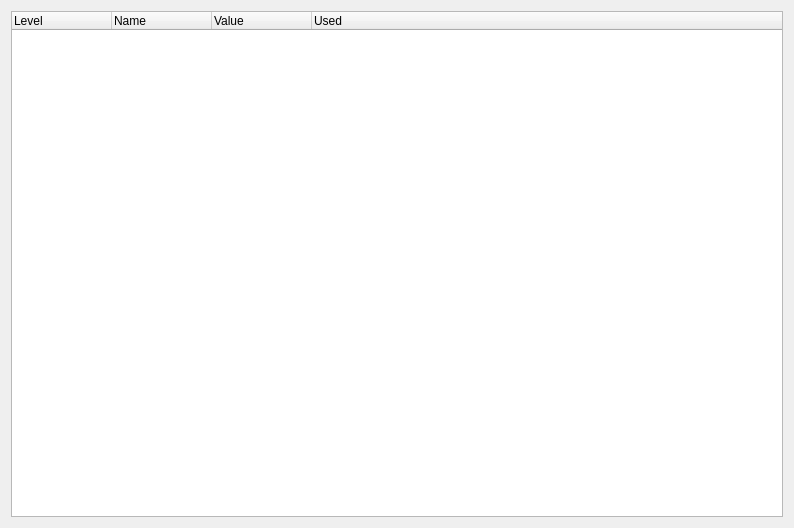
<?xml version="1.0" encoding="UTF-8"?>
<ui version="4.0">
 <class>SeerStackArgumentsBrowserWidgetForm</class>
 <widget class="QWidget" name="SeerStackArgumentsBrowserWidgetForm">
  <property name="geometry">
   <rect>
    <x>0</x>
    <y>0</y>
    <width>794</width>
    <height>528</height>
   </rect>
  </property>
  <property name="windowTitle">
   <string>Form</string>
  </property>
  <layout class="QGridLayout" name="gridLayout">
   <item row="0" column="0" colspan="2">
    <widget class="QTreeWidget" name="argumentsTreeWidget">
     <property name="columnCount">
      <number>4</number>
     </property>
     <column>
      <property name="text">
       <string>Level</string>
      </property>
     </column>
     <column>
      <property name="text">
       <string>Name</string>
      </property>
     </column>
     <column>
      <property name="text">
       <string>Value</string>
      </property>
     </column>
     <column>
      <property name="text">
       <string>Used</string>
      </property>
     </column>
    </widget>
   </item>
  </layout>
 </widget>
 <resources/>
 <connections/>
</ui>
